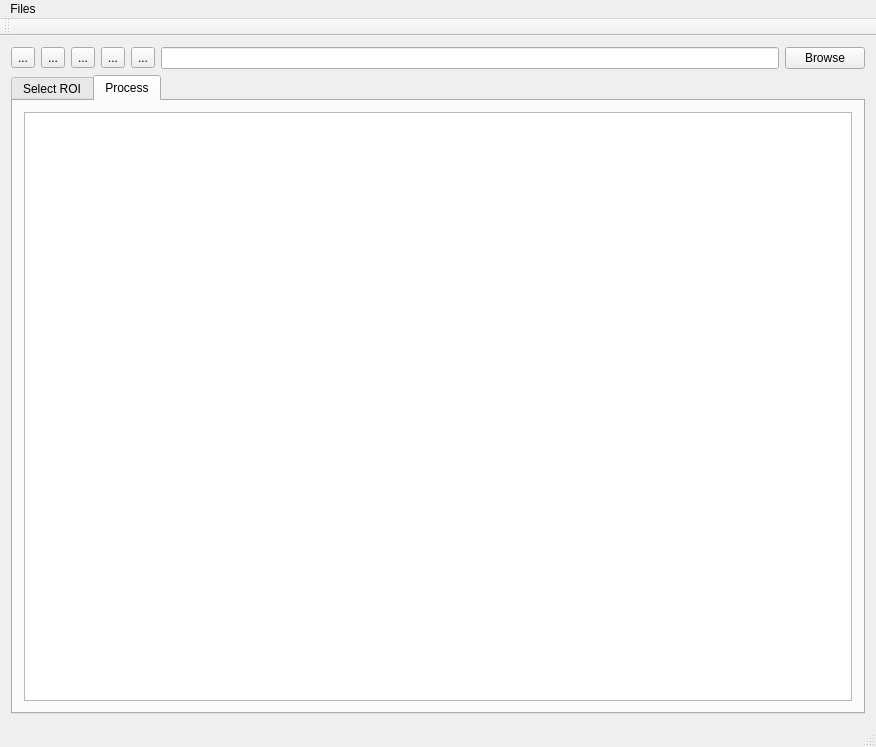
<?xml version="1.0" encoding="UTF-8"?>
<ui version="4.0">
 <class>ROI</class>
 <widget class="QMainWindow" name="ROI">
  <property name="geometry">
   <rect>
    <x>0</x>
    <y>0</y>
    <width>876</width>
    <height>747</height>
   </rect>
  </property>
  <property name="windowTitle">
   <string>ROI</string>
  </property>
  <widget class="QWidget" name="centralWidget">
   <layout class="QGridLayout" name="gridLayout">
    <item row="0" column="2">
     <layout class="QHBoxLayout" name="horizontalLayout">
      <item>
       <widget class="QToolButton" name="next_btn">
        <property name="text">
         <string>...</string>
        </property>
       </widget>
      </item>
      <item>
       <widget class="QToolButton" name="save_btn">
        <property name="toolTip">
         <string extracomment="Save the ROI and transect lines"/>
        </property>
        <property name="text">
         <string>...</string>
        </property>
        <attribute name="buttonGroup">
         <string notr="true">buttonGroup</string>
        </attribute>
       </widget>
      </item>
      <item>
       <widget class="QToolButton" name="clear_btn">
        <property name="text">
         <string>...</string>
        </property>
       </widget>
      </item>
      <item>
       <widget class="QToolButton" name="lines_btn">
        <property name="toolTip">
         <string extracomment="Draw transect lines on image"/>
        </property>
        <property name="text">
         <string>...</string>
        </property>
        <attribute name="buttonGroup">
         <string notr="true">buttonGroup</string>
        </attribute>
       </widget>
      </item>
      <item>
       <widget class="QToolButton" name="crop_btn">
        <property name="toolTip">
         <string extracomment="Select region of interest (ROI)"/>
        </property>
        <property name="text">
         <string>...</string>
        </property>
        <attribute name="buttonGroup">
         <string notr="true">buttonGroup</string>
        </attribute>
       </widget>
      </item>
      <item>
       <widget class="QLineEdit" name="url_bar"/>
      </item>
      <item>
       <widget class="QPushButton" name="browse_btn">
        <property name="text">
         <string>Browse</string>
        </property>
       </widget>
      </item>
     </layout>
    </item>
    <item row="1" column="2">
     <layout class="QVBoxLayout" name="verticalLayout_2">
      <item>
       <widget class="QTabWidget" name="roi_tab">
        <property name="currentIndex">
         <number>1</number>
        </property>
        <property name="movable">
         <bool>true</bool>
        </property>
        <widget class="QWidget" name="tab_3">
         <attribute name="title">
          <string>Select ROI</string>
         </attribute>
         <layout class="QGridLayout" name="gridLayout_2">
          <item row="0" column="0">
           <layout class="QVBoxLayout" name="verticalLayout">
            <item>
             <widget class="QGraphicsView" name="image_display"/>
            </item>
           </layout>
          </item>
         </layout>
        </widget>
        <widget class="QWidget" name="tab_4">
         <attribute name="title">
          <string>Process</string>
         </attribute>
         <layout class="QGridLayout" name="gridLayout_3">
          <item row="0" column="0">
           <widget class="QGraphicsView" name="process_view"/>
          </item>
         </layout>
        </widget>
       </widget>
      </item>
     </layout>
    </item>
   </layout>
  </widget>
  <widget class="QMenuBar" name="menuBar">
   <property name="geometry">
    <rect>
     <x>0</x>
     <y>0</y>
     <width>876</width>
     <height>23</height>
    </rect>
   </property>
   <widget class="QMenu" name="menuFiles">
    <property name="title">
     <string>Files</string>
    </property>
    <addaction name="import_action"/>
    <addaction name="export_action"/>
   </widget>
   <addaction name="menuFiles"/>
  </widget>
  <widget class="QToolBar" name="mainToolBar">
   <attribute name="toolBarArea">
    <enum>TopToolBarArea</enum>
   </attribute>
   <attribute name="toolBarBreak">
    <bool>false</bool>
   </attribute>
  </widget>
  <widget class="QStatusBar" name="statusBar"/>
  <action name="import_action">
   <property name="text">
    <string>Import ROI</string>
   </property>
  </action>
  <action name="export_action">
   <property name="text">
    <string>Export ROI</string>
   </property>
  </action>
 </widget>
 <layoutdefault spacing="6" margin="11"/>
 <resources/>
 <connections/>
 <buttongroups>
  <buttongroup name="buttonGroup"/>
 </buttongroups>
</ui>
